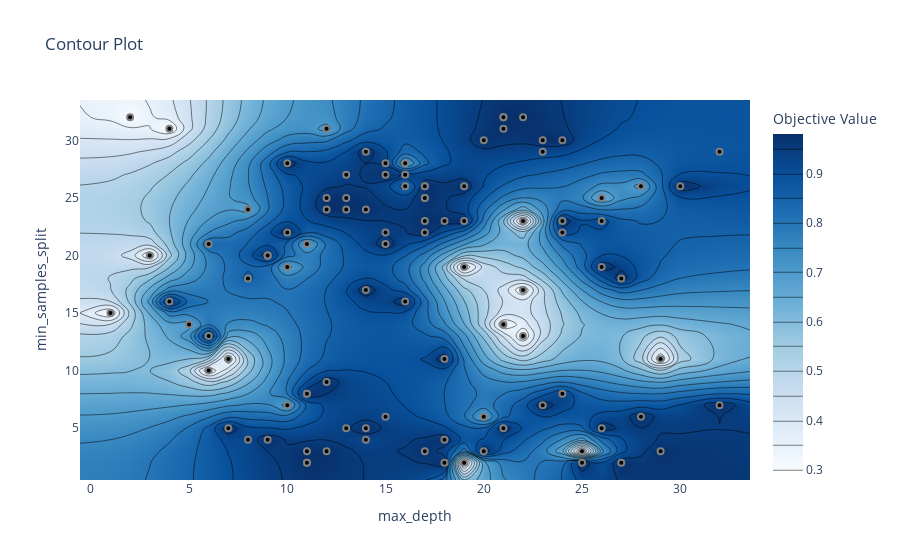

Notebook code for this chart:
### Markdown cell above
## OPTUNA VISUALIZATIONS

https://optuna.readthedocs.io/en/stable/tutorial/10_key_features/005_visualization.html#sphx-glr-download-tutorial-10-key-features-005-visualization-py

### Code cell
#plot contour
plt.figure(figsize=(6.8,6.8))
optuna.visualization.plot_contour(dtree_study, params=['max_depth', 'min_samples_split'])

### Figure 1 — Plotly figure (JSON) as saved in the notebook; plotly's stock layout.template omitted (floating-point values rounded to 4 significant figures; data arrays with more than 128 entries replaced by an {"elided": "..."} marker saying what was removed)
{"data": [{"colorbar": {"title": {"text": "Objective Value"}}, "colorscale": [[0, "rgb(247,251,255)"], [0.125, "rgb(222,235,247)"], [0.25, "rgb(198,219,239)"], [0.375, "rgb(158,202,225)"], [0.5, "rgb(107,174,214)"], [0.625, "rgb(66,146,198)"], [0.75, "rgb(33,113,181)"], [0.875, "rgb(8,81,156)"], [1, "rgb(8,48,107)"]], "connectgaps": true, "contours": {"coloring": "heatmap"}, "hoverinfo": "none", "line": {"smoothing": 1.3}, "reversescale": false, "type": "contour", "x": [-0.55, 1, 2, 3, 4, 5, 6, 7, 8, 9, 10, 11, 12, 13, 14, 15, 16, 17, 18, 19, 20, 21, 22, 23, 24, 25, 26, 27, 28, 29, 30, 32, 33.55], "y": [0.5, 2, 3, 4, 5, 6, 7, 8, 9, 10, 11, 13, 14, 15, 16, 17, 18, 19, 20, 21, 22, 23, 24, 25, 26, 27, 28, 29, 30, 31, 32, 33.5], "z": {"elided": "32x33 float values"}}, {"marker": {"color": "black", "line": {"color": "Grey", "width": 2}}, "mode": "markers", "showlegend": false, "type": "scatter", "x": [12, 28, 29, 4, 22, 1, 3, 17, 5, 21, 11, 13, 17, 11, 17, 22, 7, 15, 9, 26, 19, 21, 32, 24, 14, 19, 19, 12, 8, 16, 27, 11, 14, 9, 24, 11, 18, 21, 15, 6, 4, 17, 13, 16, 20, 24, 10, 13, 2, 22, 17, 11, 15, 8, 14, 18, 12, 6, 9, 20, 23, 16, 18, 12, 15, 10, 14, 30, 26, 20, 17, 9, 10, 12, 8, 13, 6, 19, 11, 7, 16, 28, 25, 29, 21, 32, 22, 18, 15, 14, 23, 26, 24, 26, 27, 23, 17, 10, 25, 21], "y": [3, 26, 11, 31, 17, 15, 20, 25, 14, 32, 2, 5, 23, 8, 26, 23, 11, 28, 20, 5, 2, 32, 29, 23, 29, 19, 26, 31, 24, 26, 18, 2, 5, 4, 8, 8, 11, 14, 21, 10, 16, 22, 24, 28, 3, 30, 7, 27, 32, 13, 25, 3, 6, 4, 17, 2, 9, 13, 20, 6, 30, 27, 23, 25, 22, 28, 4, 26, 19, 30, 3, 20, 22, 24, 18, 25, 21, 23, 21, 5, 16, 6, 2, 3, 5, 7, 32, 4, 27, 24, 29, 23, 22, 25, 2, 7, 26, 19, 3, 31]}], "layout": {"title": {"text": "Contour Plot"}, "xaxis": {"range": [-0.55, 33.55], "title": {"text": "max_depth"}}, "yaxis": {"range": [0.5, 33.5], "title": {"text": "min_samples_split"}}}}
